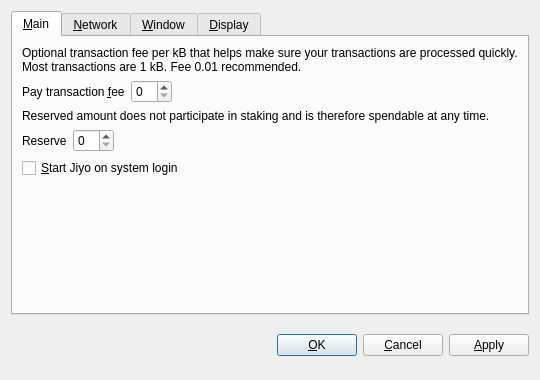
<?xml version="1.0" encoding="UTF-8"?>
<ui version="4.0">
 <class>OptionsDialog</class>
 <widget class="QDialog" name="OptionsDialog">
  <property name="geometry">
   <rect>
    <x>0</x>
    <y>0</y>
    <width>540</width>
    <height>380</height>
   </rect>
  </property>
  <property name="windowTitle">
   <string>Options</string>
  </property>
  <property name="modal">
   <bool>true</bool>
  </property>
  <layout class="QVBoxLayout" name="verticalLayout">
   <item>
    <widget class="QTabWidget" name="tabWidget">
     <property name="tabPosition">
      <enum>QTabWidget::North</enum>
     </property>
     <property name="currentIndex">
      <number>0</number>
     </property>
     <widget class="QWidget" name="tabMain">
      <attribute name="title">
       <string>&amp;Main</string>
      </attribute>
      <layout class="QVBoxLayout" name="verticalLayout_Main">
       <item>
        <widget class="QLabel" name="transactionFeeInfoLabel">
         <property name="text">
          <string>Optional transaction fee per kB that helps make sure your transactions are processed quickly. Most transactions are 1 kB. Fee 0.01 recommended.</string>
         </property>
         <property name="textFormat">
          <enum>Qt::PlainText</enum>
         </property>
         <property name="wordWrap">
          <bool>true</bool>
         </property>
        </widget>
       </item>
       <item>
        <layout class="QHBoxLayout" name="horizontalLayoutFee">
         <item>
          <widget class="QLabel" name="transactionFeeLabel">
           <property name="text">
            <string>Pay transaction &amp;fee</string>
           </property>
           <property name="textFormat">
            <enum>Qt::PlainText</enum>
           </property>
           <property name="buddy">
            <cstring>transactionFee</cstring>
           </property>
          </widget>
         </item>
         <item>
          <widget class="BitcoinAmountField" name="transactionFee"/>
         </item>
         <item>
          <spacer name="horizontalSpacerFee">
           <property name="orientation">
            <enum>Qt::Horizontal</enum>
           </property>
           <property name="sizeHint" stdset="0">
            <size>
             <width>40</width>
             <height>20</height>
            </size>
           </property>
          </spacer>
         </item>
        </layout>
       </item>
       <item>
        <widget class="QLabel" name="reserveBalanceInfoLabel">
         <property name="text">
          <string>Reserved amount does not participate in staking and is therefore spendable at any time.</string>
         </property>
         <property name="textFormat">
          <enum>Qt::PlainText</enum>
         </property>
         <property name="wordWrap">
          <bool>true</bool>
         </property>
        </widget>
       </item>
       <item>
        <layout class="QHBoxLayout" name="horizontalLayoutReserveBalance">
         <item>
          <widget class="QLabel" name="reserveBalanceLabel">
           <property name="text">
            <string>Reserve</string>
           </property>
           <property name="textFormat">
            <enum>Qt::PlainText</enum>
           </property>
           <property name="buddy">
            <cstring>reserveBalance</cstring>
           </property>
          </widget>
         </item>
         <item>
          <widget class="BitcoinAmountField" name="reserveBalance"/>
         </item>
         <item>
          <spacer name="horizontalSpacerReserveBalance">
           <property name="orientation">
            <enum>Qt::Horizontal</enum>
           </property>
           <property name="sizeHint" stdset="0">
            <size>
             <width>40</width>
             <height>20</height>
            </size>
           </property>
          </spacer>
         </item>
        </layout>
       </item>
       <item>
        <widget class="QCheckBox" name="bitcoinAtStartup">
         <property name="toolTip">
          <string>Automatically start Jiyo after logging in to the system.</string>
         </property>
         <property name="text">
          <string>&amp;Start Jiyo on system login</string>
         </property>
        </widget>
       </item>
       <item>
        <spacer name="verticalSpacer_Main">
         <property name="orientation">
          <enum>Qt::Vertical</enum>
         </property>
         <property name="sizeHint" stdset="0">
          <size>
           <width>20</width>
           <height>40</height>
          </size>
         </property>
        </spacer>
       </item>
      </layout>
     </widget>
     <widget class="QWidget" name="tabNetwork">
      <attribute name="title">
       <string>&amp;Network</string>
      </attribute>
      <layout class="QVBoxLayout" name="verticalLayout_Network">
       <item>
        <widget class="QCheckBox" name="mapPortUpnp">
         <property name="toolTip">
          <string>Automatically open the Jiyo client port on the router. This only works when your router supports UPnP and it is enabled.</string>
         </property>
         <property name="text">
          <string>Map port using &amp;UPnP</string>
         </property>
        </widget>
       </item>
       <item>
        <widget class="QCheckBox" name="connectSocks">
         <property name="toolTip">
          <string>Connect to the Jiyo network through a SOCKS proxy (e.g. when connecting through Tor).</string>
         </property>
         <property name="text">
          <string>&amp;Connect through SOCKS proxy:</string>
         </property>
        </widget>
       </item>
       <item>
        <layout class="QHBoxLayout" name="horizontalLayout_Network">
         <item>
          <widget class="QLabel" name="proxyIpLabel">
           <property name="text">
            <string>Proxy &amp;IP:</string>
           </property>
           <property name="textFormat">
            <enum>Qt::PlainText</enum>
           </property>
           <property name="buddy">
            <cstring>proxyIp</cstring>
           </property>
          </widget>
         </item>
         <item>
          <widget class="QValidatedLineEdit" name="proxyIp">
           <property name="maximumSize">
            <size>
             <width>140</width>
             <height>16777215</height>
            </size>
           </property>
           <property name="toolTip">
            <string>IP address of the proxy (e.g. 127.0.0.1)</string>
           </property>
          </widget>
         </item>
         <item>
          <widget class="QLabel" name="proxyPortLabel">
           <property name="text">
            <string>&amp;Port:</string>
           </property>
           <property name="textFormat">
            <enum>Qt::PlainText</enum>
           </property>
           <property name="buddy">
            <cstring>proxyPort</cstring>
           </property>
          </widget>
         </item>
         <item>
          <widget class="QLineEdit" name="proxyPort">
           <property name="maximumSize">
            <size>
             <width>55</width>
             <height>16777215</height>
            </size>
           </property>
           <property name="toolTip">
            <string>Port of the proxy (e.g. 9050)</string>
           </property>
          </widget>
         </item>
         <item>
          <widget class="QLabel" name="socksVersionLabel">
           <property name="text">
            <string>SOCKS &amp;Version:</string>
           </property>
           <property name="textFormat">
            <enum>Qt::PlainText</enum>
           </property>
           <property name="buddy">
            <cstring>socksVersion</cstring>
           </property>
          </widget>
         </item>
         <item>
          <widget class="QValueComboBox" name="socksVersion">
           <property name="toolTip">
            <string>SOCKS version of the proxy (e.g. 5)</string>
           </property>
          </widget>
         </item>
         <item>
          <spacer name="horizontalSpacer_Network">
           <property name="orientation">
            <enum>Qt::Horizontal</enum>
           </property>
           <property name="sizeHint" stdset="0">
            <size>
             <width>40</width>
             <height>20</height>
            </size>
           </property>
          </spacer>
         </item>
        </layout>
       </item>
       <item>
        <spacer name="verticalSpacer_Network">
         <property name="orientation">
          <enum>Qt::Vertical</enum>
         </property>
         <property name="sizeHint" stdset="0">
          <size>
           <width>20</width>
           <height>40</height>
          </size>
         </property>
        </spacer>
       </item>
      </layout>
     </widget>
     <widget class="QWidget" name="tabWindow">
      <attribute name="title">
       <string>&amp;Window</string>
      </attribute>
      <layout class="QVBoxLayout" name="verticalLayout_Window">
       <item>
        <widget class="QCheckBox" name="minimizeToTray">
         <property name="toolTip">
          <string>Show only a tray icon after minimizing the window.</string>
         </property>
         <property name="text">
          <string>&amp;Minimize to the tray instead of the taskbar</string>
         </property>
        </widget>
       </item>
       <item>
        <widget class="QCheckBox" name="minimizeOnClose">
         <property name="toolTip">
          <string>Minimize instead of exit the application when the window is closed. When this option is enabled, the application will be closed only after selecting Quit in the menu.</string>
         </property>
         <property name="text">
          <string>M&amp;inimize on close</string>
         </property>
        </widget>
       </item>
       <item>
        <spacer name="verticalSpacer_Window">
         <property name="orientation">
          <enum>Qt::Vertical</enum>
         </property>
         <property name="sizeHint" stdset="0">
          <size>
           <width>20</width>
           <height>40</height>
          </size>
         </property>
        </spacer>
       </item>
      </layout>
     </widget>
     <widget class="QWidget" name="tabDisplay">
      <attribute name="title">
       <string>&amp;Display</string>
      </attribute>
      <layout class="QVBoxLayout" name="verticalLayout_Display">
       <item>
        <layout class="QHBoxLayout" name="horizontalLayout_1_Display">
         <item>
          <widget class="QLabel" name="langLabel">
           <property name="text">
            <string>User Interface &amp;language:</string>
           </property>
           <property name="textFormat">
            <enum>Qt::PlainText</enum>
           </property>
           <property name="buddy">
            <cstring>lang</cstring>
           </property>
          </widget>
         </item>
         <item>
          <widget class="QValueComboBox" name="lang">
           <property name="toolTip">
            <string>The user interface language can be set here. This setting will take effect after restarting Jiyo.</string>
           </property>
          </widget>
         </item>
        </layout>
       </item>
       <item>
        <layout class="QHBoxLayout" name="horizontalLayout_2_Display">
         <item>
          <widget class="QLabel" name="unitLabel">
           <property name="text">
            <string>&amp;Unit to show amounts in:</string>
           </property>
           <property name="textFormat">
            <enum>Qt::PlainText</enum>
           </property>
           <property name="buddy">
            <cstring>unit</cstring>
           </property>
          </widget>
         </item>
         <item>
          <widget class="QValueComboBox" name="unit">
           <property name="toolTip">
            <string>Choose the default subdivision unit to show in the interface and when sending coins.</string>
           </property>
          </widget>
         </item>
        </layout>
       </item>
       <item>
        <widget class="QCheckBox" name="displayAddresses">
         <property name="toolTip">
          <string>Whether to show Jiyo addresses in the transaction list or not.</string>
         </property>
         <property name="text">
          <string>&amp;Display addresses in transaction list</string>
         </property>
        </widget>
       </item>
       <item>
        <widget class="QCheckBox" name="coinControlFeatures">
         <property name="toolTip">
          <string>Whether to show coin control features or not.</string>
         </property>
         <property name="text">
          <string>Display coin &amp;control features (experts only!)</string>
         </property>
        </widget>
       </item>
       <item>
        <spacer name="verticalSpacer_Display">
         <property name="orientation">
          <enum>Qt::Vertical</enum>
         </property>
         <property name="sizeHint" stdset="0">
          <size>
           <width>20</width>
           <height>40</height>
          </size>
         </property>
        </spacer>
       </item>
      </layout>
     </widget>
    </widget>
   </item>
   <item>
    <layout class="QHBoxLayout" name="horizontalLayout_Buttons">
     <item>
      <spacer name="horizontalSpacer_1">
       <property name="orientation">
        <enum>Qt::Horizontal</enum>
       </property>
       <property name="sizeHint" stdset="0">
        <size>
         <width>40</width>
         <height>48</height>
        </size>
       </property>
      </spacer>
     </item>
     <item>
      <widget class="QLabel" name="statusLabel">
       <property name="font">
        <font>
         <weight>75</weight>
         <bold>true</bold>
        </font>
       </property>
       <property name="text">
        <string/>
       </property>
       <property name="textFormat">
        <enum>Qt::PlainText</enum>
       </property>
       <property name="wordWrap">
        <bool>true</bool>
       </property>
      </widget>
     </item>
     <item>
      <spacer name="horizontalSpacer_2">
       <property name="orientation">
        <enum>Qt::Horizontal</enum>
       </property>
       <property name="sizeHint" stdset="0">
        <size>
         <width>40</width>
         <height>48</height>
        </size>
       </property>
      </spacer>
     </item>
     <item>
      <widget class="QPushButton" name="okButton">
       <property name="text">
        <string>&amp;OK</string>
       </property>
      </widget>
     </item>
     <item>
      <widget class="QPushButton" name="cancelButton">
       <property name="text">
        <string>&amp;Cancel</string>
       </property>
       <property name="autoDefault">
        <bool>false</bool>
       </property>
      </widget>
     </item>
     <item>
      <widget class="QPushButton" name="applyButton">
       <property name="text">
        <string>&amp;Apply</string>
       </property>
       <property name="autoDefault">
        <bool>false</bool>
       </property>
      </widget>
     </item>
    </layout>
   </item>
  </layout>
 </widget>
 <customwidgets>
  <customwidget>
   <class>BitcoinAmountField</class>
   <extends>QSpinBox</extends>
   <header>bitcoinamountfield.h</header>
  </customwidget>
  <customwidget>
   <class>QValueComboBox</class>
   <extends>QComboBox</extends>
   <header>qvaluecombobox.h</header>
  </customwidget>
  <customwidget>
   <class>QValidatedLineEdit</class>
   <extends>QLineEdit</extends>
   <header>qvalidatedlineedit.h</header>
  </customwidget>
 </customwidgets>
 <resources/>
 <connections/>
</ui>
